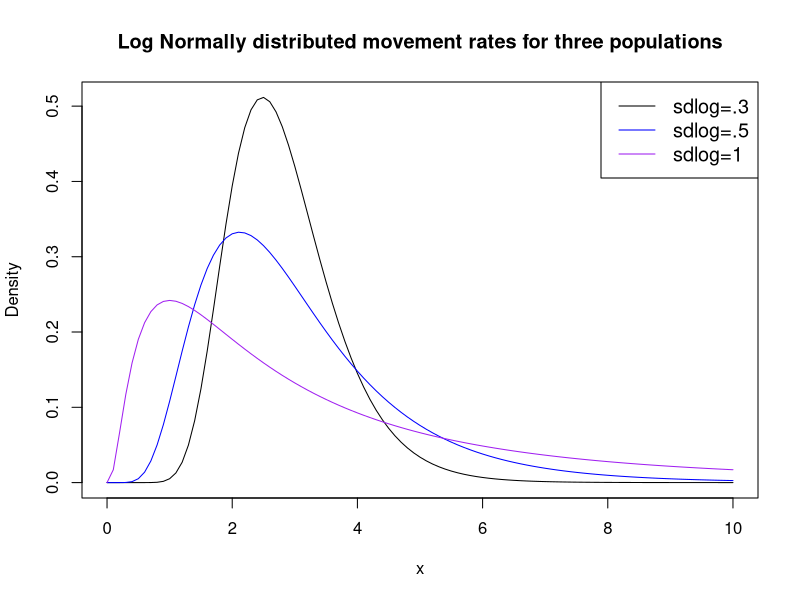
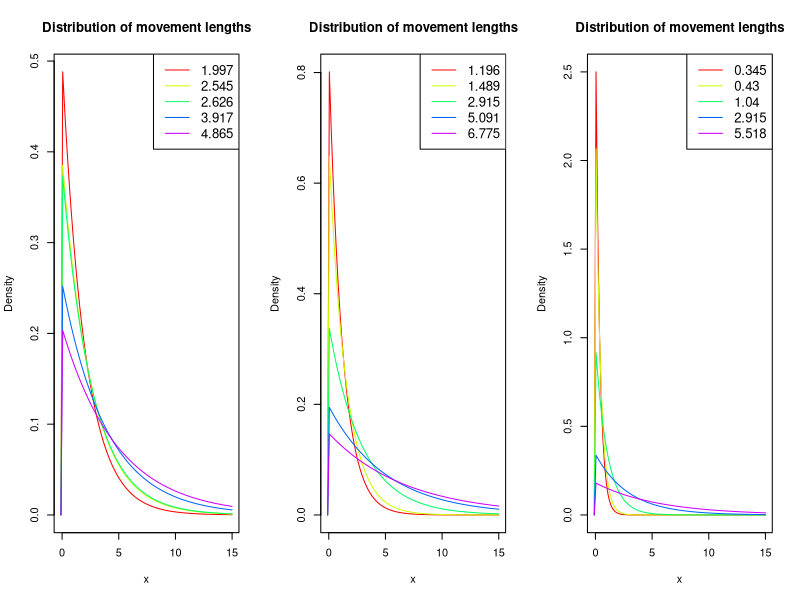
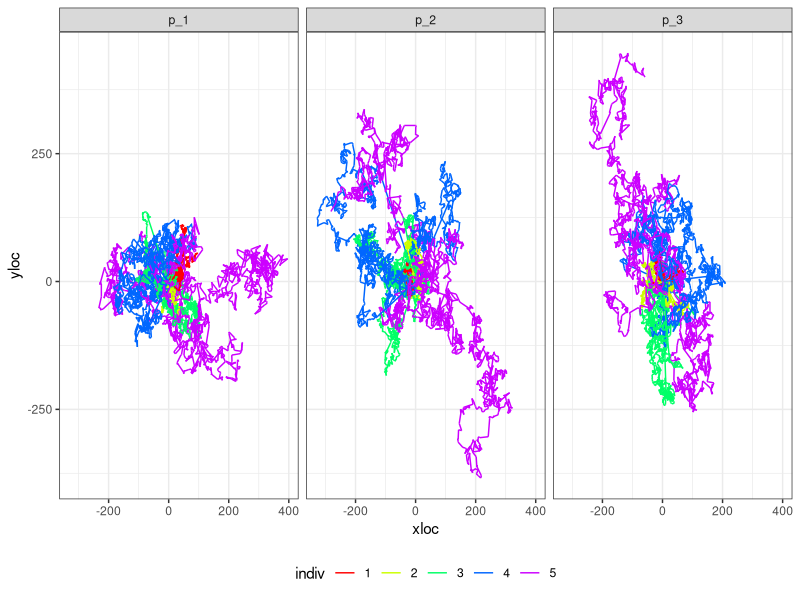
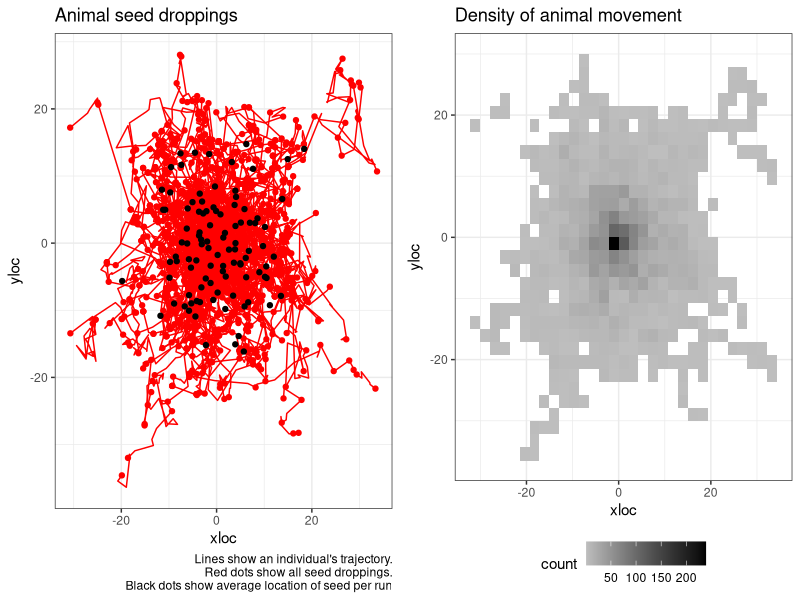
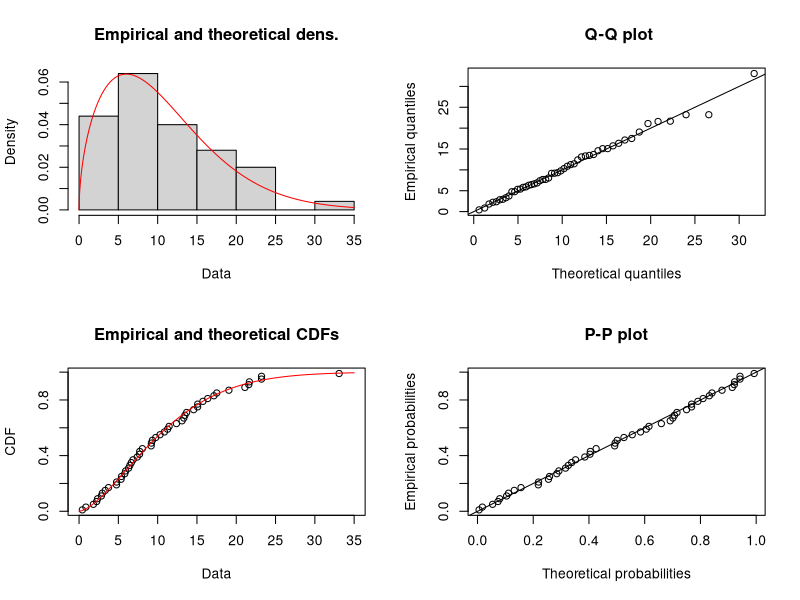
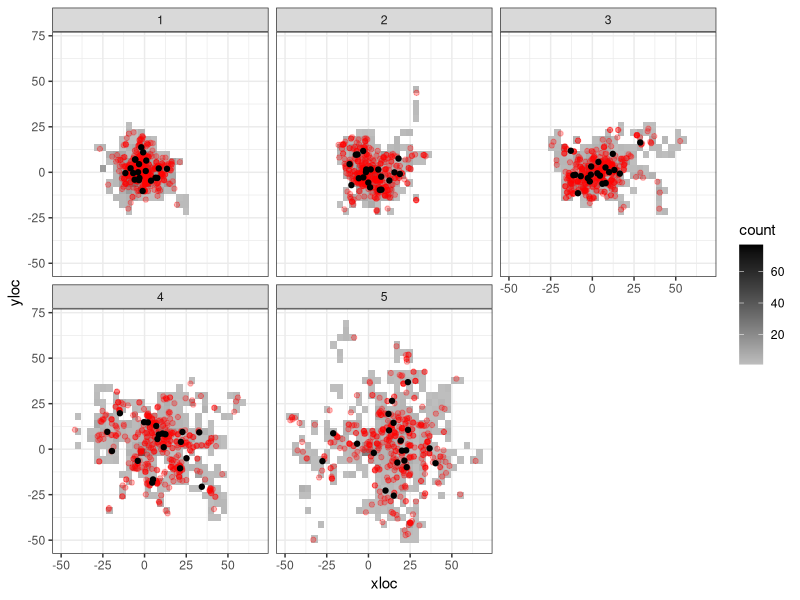
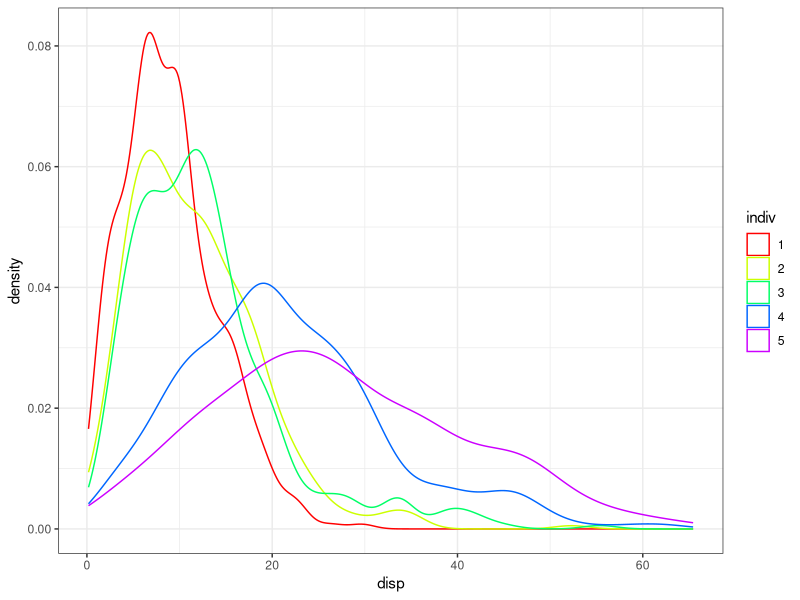
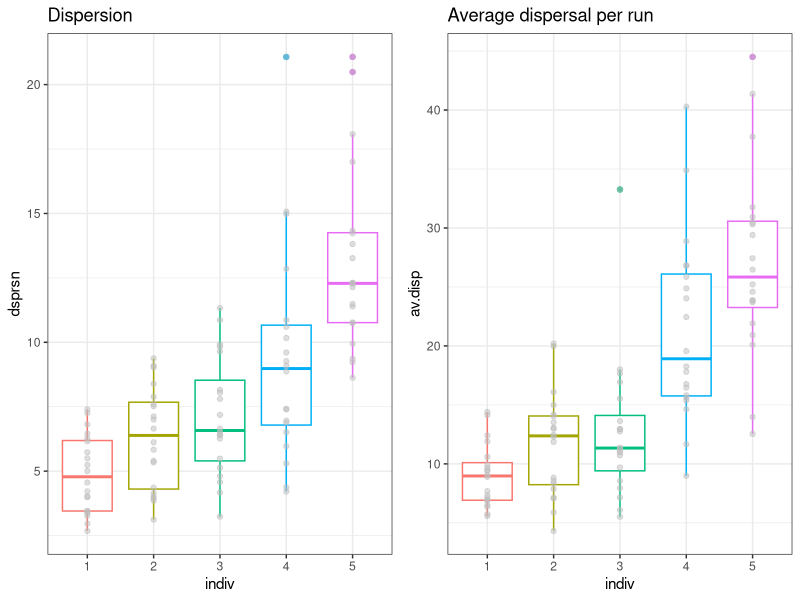

Source code (R) for these figures, in order:
## ---- chunk 1
knitr::opts_chunk$set(echo = FALSE)
knitr::opts_chunk$set(fig.width=12, fig.height=6) 
## ---- chunk 2
library(dplyr)
library(tidyr)
library(ggplot2)
library(cowplot)
library(fitdistrplus)
library(Hmisc)
## ---- chunk 3

av.mov.rate <- 1
max.x <- 10

mycols <- c("black", "blue", "purple")
#create density plots
curve(dlnorm(x, meanlog=av.mov.rate, sdlog=.3),
      from=0, to=max.x,
      col=mycols[1],
      main = 'Log Normally distributed movement rates for three populations', #add title
      ylab = 'Density', #change y-axis label
      )

curve(dlnorm(x, meanlog=av.mov.rate, sdlog=.5), 
      from=0, to=max.x,
      col=mycols[2], add=TRUE)

curve(dlnorm(x, meanlog=av.mov.rate, sdlog=1), 
      from=0, to=max.x,
      col=mycols[3], add=TRUE)

#add legend
legend("topright", legend=c("sdlog=.3", "sdlog=.5", "sdlog=1"),
       col=mycols, lty=1, cex=1.2)
## ---- chunk 4
n.individuals <- 5
m_1 <- sort(round(rlnorm(n.individuals, meanlog = av.mov.rate, sdlog = 0.3),3))
m_2 <- sort(round(rlnorm(n.individuals, meanlog = av.mov.rate, sdlog = 0.5),3))
m_3 <- sort(round(rlnorm(n.individuals, meanlog = av.mov.rate, sdlog = 1),3))
## ---- chunk 5

par(mfrow=c(1,3))
mycols <- rainbow(n.individuals, s=1)

range <- c(-0.1,max.x+5)
#create density plots
#########################################################################
# Fist population
curve(dexp(x, 1/m_1[1]), #notice rate for exponential is 1/movement rate.
      from=range[1], to=range[2], 
      col=mycols[1],
      main = 'Distribution of movement lengths', #add title
      ylab = 'Density', #change y-axis label
      xlab = "x"
      )
for(i in 2:5){
  curve(dexp(x, 1/m_1[i]), 
        from=range[1], to=range[2],
        col=mycols[i], add=TRUE)
}

#add legend
legend("topright", legend= m_1,
       col=mycols, lty=1, cex=1.2)
#########################################################################
# Second population
curve(dexp(x, 1/m_2[1]), #notice rate for exponential is 1/movement rate.
      from=range[1], to=range[2], 
      col=mycols[1],
      main = 'Distribution of movement lengths', #add title
      ylab = 'Density', #change y-axis label
      xlab = "x"
      )
for(i in 2:5){
  curve(dexp(x, 1/m_2[i]), 
        from=range[1], to=range[2],
        col=mycols[i], add=TRUE)
}

#add legend
legend("topright", legend= m_2,
       col=mycols, lty=1, cex=1.2)

#########################################################################
# Third population
curve(dexp(x, 1/m_3[1]), #notice rate for exponential is 1/movement rate.
      from=range[1], to=range[2], 
      col=mycols[1],
      main = 'Distribution of movement lengths', #add title
      ylab = 'Density', #change y-axis label
      xlab = "x"
      )
for(i in 2:5){
  curve(dexp(x, 1/m_3[i]), 
        from=range[1], to=range[2],
        col=mycols[i], add=TRUE)
}

#add legend
legend("topright", legend= m_3,
       col=mycols, lty=1, cex=1.2)
## ---- chunk 6
sim_movement <- function(prm, t = 1000, plot.it = TRUE, return.data.frame = FALSE){
  tru.rate <- round(prm, 3)
  movedist <- rexp(t, rate = 1/tru.rate)
  angle <- runif(t, min = 0, max = 360)
  distx <- movedist*cos(angle)
  xloc <- c(0, cumsum(distx))
  disty <- movedist*sin(angle)
  yloc <- c(0, cumsum(disty))
  animalTraj <- data.frame(time = 0:t, xloc = xloc, yloc = yloc)
  if(plot.it == TRUE){
    plot(x = xloc, y = yloc, type = "l", main = paste("Rate=",tru.rate))
  }
  if(return.data.frame == TRUE){
    return(animalTraj)
  }
}
## ---- chunk 7
nruns <- 3
m.data <- data.frame(m_1, m_2, m_3)

df <- NULL

for(m in 1:3){
  m.0 <- m.data[m]
  for(j in 1:n.individuals){
  for(k in 1:nruns){
  a <- sim_movement(m_2[j], plot.it = FALSE, return.data.frame = TRUE) %>% 
    mutate(indiv = as.factor(j),
           run = paste0("r_", k),
           pop.id = paste0("p_",m))
  df <- rbind.data.frame(df, a)
}
}
  
}


df %>% 
  ggplot(., aes(x = xloc, y=yloc, group = run, color = indiv)) +
  facet_wrap(~pop.id) +
  geom_path() +
  scale_color_manual(values = mycols) +
  theme_bw() +
  theme(legend.position = "bottom") +
  NULL
## ---- chunk 8
sim_seeds <- function(nseeds = 20, m.prms = NULL,...){
  grt <- round(rgamma(nseeds, shape = 4, scale = 5))
  t.grt <- max(grt)

  df <- sim_movement(m.prms, t = t.grt, plot.it = FALSE, return.data.frame = TRUE)

  df %>% 
    left_join(., data.frame(s.id = 1:nseeds, time = grt)) %>% 
    mutate(disp = sqrt(xloc^2+yloc^2)) -> df
  
  return(df)
}

summ_seeds <- function(df = NULL){
  df %>% 
  drop_na(s.id) %>% 
  mutate(xi = (mean(xloc)-xloc)^2,
         yi = (mean(yloc)-yloc)^2) %>% 
  summarise(x = mean(xloc),
            y = mean(yloc),
            av.disp = mean(disp),
            se.disp = sd(disp)/sqrt(n()),
            dsprsn = sum(sqrt(xi+yi))/n()) -> s.df
  return(s.df)
}

# a <- sim_seeds(m.prms = m_1[1])
# summ_seeds(a)
## ---- chunk 9
nruns <- 100
ex.i <- 1
df <- NULL
summ.df <- NULL

for(j in 1:ex.i){
  for(k in 1:nruns){
    a <- sim_seeds(m.prms = m_1[j]) %>% 
      mutate(indiv = as.factor(j),
             run = factor(paste0("r_", k), levels = paste0("r_", 1:nruns)))
    
    b <- summ_seeds(a) %>% 
      mutate(indiv = as.factor(j),
             run = factor(paste0("r_", k), levels = paste0("r_", 1:nruns)))
    
    df <- rbind.data.frame(df, a) 
    summ.df <- rbind.data.frame(summ.df, b) 
}
}
## ---- chunk 10

df %>% 
  ggplot(., aes(x = xloc, y=yloc, 
                group = run,
                color = indiv)) +
  # facet_wrap(~run) +
  geom_path() +
  scale_color_manual(values = mycols) +
  geom_point(data = df %>% drop_na(s.id), 
             aes(x = xloc, y = yloc)) +
  geom_point(data = summ.df, aes(x = x, y=y), color = "black") +
  theme_bw() +
  labs(title = "Animal seed droppings", caption = "Lines show an individual's trajectory.\n Red dots show all seed droppings.\n Black dots show average location of seed per run") +
  theme(legend.position = "none") -> p1
# p1

df %>% 
  ggplot(., aes(x = xloc, y = yloc)) +
  # stat_density_2d(aes(fill = ..level..), geom = "polygon", colour="white") +
  geom_bin2d() +
  # geom_hex() +
  # scale_fill_continuous(type = "viridis") +
  scale_fill_gradient(low = "grey", high = "black") +
  # geom_point(data = df %>% drop_na(s.id), 
  #            aes(x = xloc, y = yloc), color = mycols[ex.i], alpha = 0.3) +
  # geom_point(data = summ.df, aes(x = x, y=y), color = "black") +
  theme_bw() +
  theme(legend.position = "bottom") +
  labs(title = "Density of animal movement") -> p2
# p2

cowplot::plot_grid(p1, p2)
  
# summ.df %>% 
#   ggplot(., aes(y = dsprsn)) +
#   geom_boxplot()
# 
# summ.df %>% 
#   ggplot(., aes(x = av.disp)) +
#   geom_density(color = "blue") + # for the average dispersal per run
#   geom_density(data = df %>% drop_na(s.id),
#                  aes(x = disp)) + # for every seed
#   theme_bw()
## ---- chunk 11
# s.df <- df %>% drop_na(s.id)

s.df <- df %>% drop_na(s.id) %>% 
  sample_n(., 50)
  


g <- fitdist(s.df$disp, distr = "weibull")
## ---- chunk 12
summary(g)
plot(g)

# library(MASS)
# fitdistr(s.df$disp, densfun = "weibull")
## ---- chunk 13
nruns <- 20

df <- NULL
summ.df <- NULL

for(j in 1:n.individuals){
  for(k in 1:nruns){
    a <- sim_seeds(m.prms = m_1[j]) %>% 
      mutate(indiv = as.factor(j),
             run = factor(paste0("r_", k), levels = paste0("r_", 1:nruns)))
    
    b <- summ_seeds(a) %>% 
      mutate(indiv = as.factor(j),
             run = factor(paste0("r_", k), levels = paste0("r_", 1:nruns)))
    
    df <- rbind.data.frame(df, a) 
    summ.df <- rbind.data.frame(summ.df, b) 
}
}
## ---- chunk 14
df %>% 
  ggplot(., aes(x = xloc, y = yloc)) +
  facet_wrap(~indiv) +
  # stat_density_2d(aes(fill = ..level..), geom = "polygon", colour="white") +
  geom_bin2d() +
  # geom_hex() +
  # scale_fill_continuous(type = "viridis") +
  scale_fill_gradient(low = "grey", high = "black") +
  geom_point(data = df %>% drop_na(s.id),
             aes(x = xloc, y = yloc), color = "red", alpha = 0.3) +
  geom_point(data = summ.df, aes(x = x, y=y), color = "black") +
  theme_bw()
## ---- chunk 15
df %>% 
  drop_na(s.id) %>% 
  ggplot(., aes(x = disp, color = indiv)) +
  geom_density() +
  scale_color_manual(values = mycols) +
  theme_bw()

## ---- chunk 16
summ.df %>% 
  ggplot(., aes(y = dsprsn, x = indiv, color = indiv)) +
  geom_boxplot() +
  geom_point(color = "grey", alpha = 0.5) +
  labs(title = "Dispersion") +
  theme_bw() +
  theme(legend.position = "none") -> p1
# p1

summ.df %>% 
  ggplot(., aes(y = av.disp, x = indiv, color = indiv)) +
  geom_boxplot() +
  geom_point(color = "grey", alpha = 0.5) +
  labs(title = "Average dispersal per run") +
  theme_bw() +
  theme(legend.position = "none") -> p2
# p2

plot_grid(p1, p2)
## ---- chunk 17
n.boots <- 10
samp.size <- 30
weib.boot <- NULL

for(j in 1:n.boots){
      s.df <- df %>% drop_na(s.id) %>%
      group_by(indiv) %>%
      sample_n(., samp.size)
    
    # s.df <- df %>% drop_na(s.id)
    
    weib.fits <- NULL
    
    for(i in 1:n.individuals){
      dat <- s.df %>% 
        filter(indiv == i)
      #g <- fitdist(dat$disp, distr = "weibull", method = 'mle', lower = c(0,0))
      g <- fitdistr(dat$disp, densfun = "weibull", lower = c(0,0))
      prms.weib <- data.frame(est.shape = as.numeric(g$estimate[1]),
                              est.scale = as.numeric(g$estimate[2]),
                              loglik = g$loglik, indiv = i)
      weib.fits <- rbind.data.frame(weib.fits, prms.weib)
      # plot(g)
    }
    
    weib.boot <- rbind.data.frame(weib.boot, weib.fits %>% mutate(boot = j))
}

# weib.boot
## ---- chunk 18
weib.boot.pool <- NULL

for(j in 1:n.boots){
      s.df <- df %>% drop_na(s.id) %>%
      sample_n(., samp.size)

    
    g <- fitdistr(s.df$disp, densfun = "weibull", lower = c(0,0))
    
    prms.weib <- data.frame(est.shape = as.numeric(g$estimate[1]),
                              est.scale = as.numeric(g$estimate[2]),
                              loglik = g$loglik, indiv = 0)
    
    weib.boot.pool <- rbind.data.frame(weib.boot.pool, prms.weib %>% mutate(boot = j))
}

## ---- chunk 19

weib.boot %>% 
  rbind.data.frame(., weib.boot.pool) -> weib.boot

weib.boot %>% 
  ggplot(., aes(x = factor(indiv), y = est.shape, color = factor(indiv))) +
  geom_violin() +
  scale_color_manual(values = c("black", mycols)) +
  # geom_boxplot(width = 0.1) +
  # geom_point(color = "grey", alpha = 0.5) +
  stat_summary(fun.data=mean_sdl, mult=1, 
                 geom="pointrange", color="black") +
  labs(title = "Shape") +
  theme_bw() -> p1
# p1

weib.boot %>% 
  ggplot(., aes(x = factor(indiv), y = est.scale, color = factor(indiv))) +
  geom_violin() +
  scale_color_manual(values = c("black", mycols)) +
  #geom_boxplot(width = 0.1) +
  # geom_point() +
  stat_summary(fun.data=mean_sdl, mult=1, 
                 geom="pointrange", color="black") +
  labs(title = "Scale") +
  theme_bw() -> p2

plot_grid(p1, p2)
## ---- chunk 20
mycols2 <- c("black", mycols)

weib.curves <- NULL

for(i in 0:5){
  weib.boot %>% 
  filter(indiv == i) -> a

  b <- purrr::map(seq(1:nrow(a)), function(y)
    stat_function(fun = dweibull, args = list(scale = a$est.scale[y], shape = a$est.shape[y]), color = mycols2[i+1], alpha = 0.3))
  
  weib.curves <- append(weib.curves, b)
}


# ggplot(data = data.frame(x = c(1, 60)), aes(x)) +
#   weib.curves +
#   ylab("Density") + xlab("Distance (m)") +
#   theme_bw()  +
#   theme(legend.position = c(0.7, 0.7),
#         legend.title = element_blank()) 
df %>%
  drop_na(s.id) %>% 
  ggplot(., aes(x = disp)) +
  geom_histogram(aes(y = ..density..), fill = "grey") +
  theme_bw() -> p
# p
# 
# p +
#   stat_function(fun = dweibull, args = list(scale = weib.boot$est.scale[1], shape = weib.boot$est.shape[1]), color = "red")

p + weib.curves
